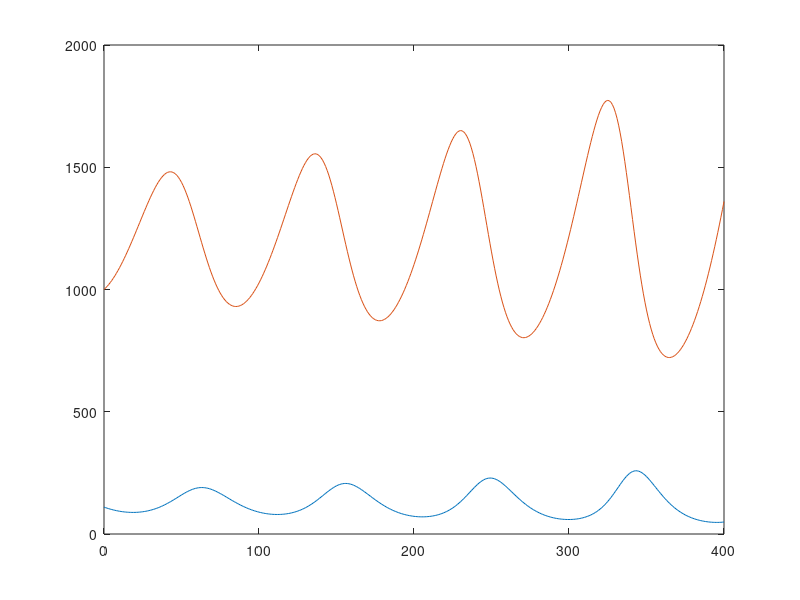
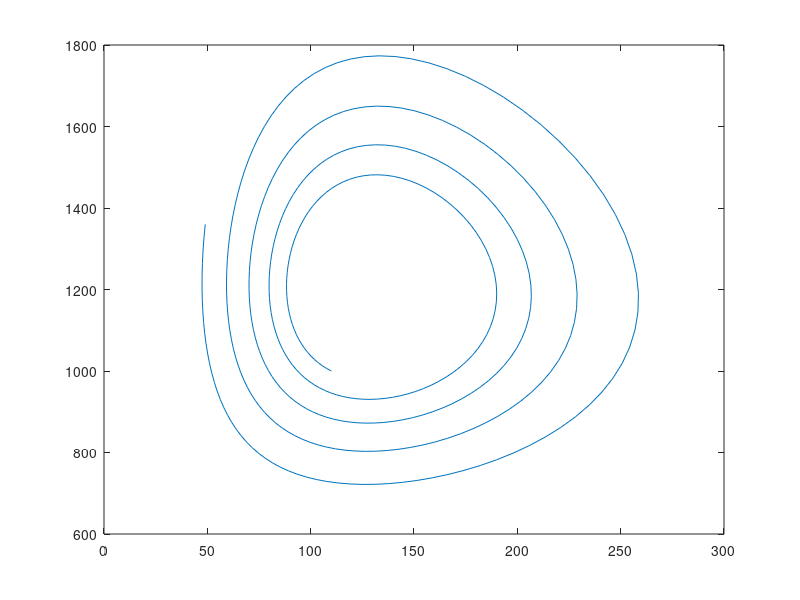

Write the MATLAB code that produced these figures, in order.
weeks = 400;
F = zeros(1, weeks+1);
R = zeros(1, weeks+1);

F(1) = 110;
R(1) = 1000;

for i = 1:weeks
  F(i+1) = 0.88 * F(i) + 0.0001 * F(i) * R(i);
  R(i+1) = -0.0003 * R(i) * F(i) + 1.039 * R(i);
endfor
F;
R;

n = [0:weeks];

figure;
plot(n, F, n, R)

figure;
plot(F, R)





########## Model 08 ##########

#{
P = 1000;
Gamma = 0.5;
weeks = 25;
n = [0:weeks];
S = zeros(1, weeks+1);
I = zeros(1, weeks+1);
R = zeros(1, weeks+1);
R(1) = 0;
I(1) = 3;
S(1) = P - I(3);
NC = 5;
Alpha = NC/(S(1) * I(1));
for i = 1:weeks
  S(i + 1) = S(i) - Alpha * S(i) * I(i);
  I(i + 1) = I(i) + Alpha * S(i) * I(i) - Gamma * I(i);
  R(i + 1) = R(i) + Gamma * I(i);
endfor
S;
I;
R;
disp([n', S', I' R']);
plot(n, S, 'b', n, I, 'r', n, R, 'g')
grid on;
#}

########## Model 09 ##########

#{
close;
[t, y1] = F(100, 60)
[t, y2] = F(50, 60)
figure;
plot(t, y1, t, y2)
legend('y1', 'y2')
#}

########## Model 10 ##########

#{
function solsy(x10, x20)
  close;
  t0 = 0;
  tf = 300;
  trange = [t0:tf];
  [t, x] = ode45('F', trange, [x10, x20]);
  disp('time         X               Y');
  disp([t, x(:,1), x(:,2)]);
  figure;
  plot(t, x(:,1), t, x(:,2));
  figure;
  plot(x(:,1), x(:,2));
endfunction
#}
